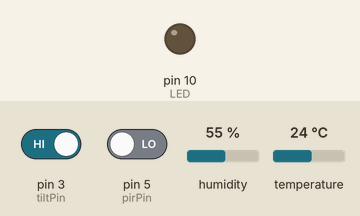
Bench run of a sketch on a simulated Arduino Uno, built with avr-gcc and run on an emulated ATmega328P. Shown: output pins drawn as LEDs (lit = HIGH). Inputs (shaded band) come from the test bench; at power-on: pin 3 (tiltPin) HIGH, pin 5 (pirPin) LOW, humidity 55 %, temperature 24 °C. No radio packets arrive unless stated; what the sketch prints to the serial monitor is not drawn.

Above: at 2.5 s.
Timing chart, 0 to 6.6 s (numbered marks = the images above):
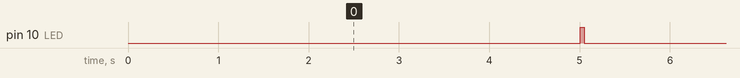

The sketch:

TRANSMITTER_MAIN_PROJECT_CODE_THAT_WAS_UPLOADED_8_12_2020.ino
```cpp
//Call your library below so you can use the library function./
//____________________________________________________________
#include <dht11.h>                                            /////                                        /////
#include "Arduino.h"                                         /////
#include <SPI.h>                                            /////
#include <RF24.h>                                           ////
//__________________________________________________________///

//___________________ This is just the way the RF24 library works:__________________________________
// Hardware configuration: Set up nRF24L01 radio on SPI bus (pins 10, 11, 12, 13) plus pins 7 & 8
RF24 radio(7, 8);
dht11 DHT11;
//__________________________________________________________________________________________________

//_______________________________Machine state parameters___________________________________________
int ledState = LOW;
unsigned long previousMillis= 0; // will store the last time the LED was updated.
long onTime = 20; // millisecons of ON-Time'
long offTime = 5000; // milliseconds of OFF-Time'

int NRFstate1 = LOW;
unsigned long previousMillis1= 0; // will store the last time the LED was updated.
long onTime1 = 40; // millisecons of ON-Time'
long offTime1 = 40; // milliseconds of OFF-Time'
//_____________________________________________________________________________________________________________

// ________________________COMPONENT PIN CONNECTION TO THE ARDUINO_____________________________________________

#define DHT11PIN 4 // connect the DHT pin to digital Pin 4
#define tiltPin 3
#define  LED 10
#define pirPin 5
//_____________________________________________________________________________________________________________

int PIR;
int TILT;
//____________________________________________________________________________________________________________

// ________________________create the pipe node for the connection of two or more arduino's___________________

byte addresses[][6] = {"0Node", "1Node", "2Node", "3Node", "4Node", "5Node"};
//____________________________________________________________________________________________________________

////Concatinate your data as a single packet____++++++++++____________________________________________________
struct package{
  int id = 3;
  float temperature = 0.00;
  float humidity = 0.00;
  int TiltStatus = 0;
  int PIRstatus = 0;
};
  typedef struct package Package;
Package data;
//__________________________________________________+++____________________________________________________
// -----------------------------------------------------------------------------
// SETUP   SETUP   SETUP   SETUP   SETUP   SETUP   SETUP   SETUP   SETUP
// -----------------------------------------------------------------------------
void setup() {

  //_________________PIN mode (output or input) for different components plugged into the Ardiuno I/O pin.__________________
  pinMode(tiltPin, INPUT);
  pinMode(LED, OUTPUT);
  pinMode(pirPin, INPUT);
//_________________________________________________________________________________________________________________________

  Serial.begin(9600);
  Serial.println("THIS IS THE TRANSMITTER CODE - YOU NEED THE OTHER ARDIUNO TO SEND BACK A RESPONSE");
//_________________________________NRF24L01____________________________________________________________________________
  // Initiate the radio object
  radio.begin();

  // Set the transmit power to lowest available to prevent power supply related issues
  radio.setPALevel(RF24_PA_MIN);

  // Set the speed of the transmission to the quickest available
  radio.setDataRate(RF24_2MBPS);

  // Use a channel unlikely to be used by Wifi, Microwave ovens etc
  radio.setChannel(124);

  // Open a writing and reading pipe on each radio, with opposite addresses(it was numbered from 0 to 5 for the 6 whole
  radio.openWritingPipe(addresses[3]);

  // Ensure we have stopped listening (even if we're not) or we won't be able to transmit
  radio.stopListening();
 //______________________________________________________________________________________________________________________

}

// -----------------------------------------------------------------------------------------------------------------
// LOOP     LOOP     LOOP     LOOP     LOOP     LOOP     LOOP     LOOP     LOOP   LOOP     LOOP     LOOP     LOOP
// -----------------------------------------------------------------------------------------------------------------

void loop() {
//*****************************************************************************************************************
//____________________________________Put Codes To Run Repeatedly here_____________________________________________
//*****************************************************************************************************************

//____________________________________Status LED Blinking Setup____________________________________________________
   unsigned long currentMillis = millis();
  if((ledState == HIGH) && (currentMillis - previousMillis >=onTime))
  {
    ledState = LOW;  // Turn it off
    previousMillis = currentMillis;  // Remember the time
    digitalWrite(LED, ledState);  // Update the actual LED
  }
  else if ((ledState == LOW) && (currentMillis - previousMillis >= offTime))
  {
    ledState = HIGH;  // turn it on
    previousMillis = currentMillis;   // Remember the time
    digitalWrite(LED, ledState);    // Update the actual LED2
  }
//____________________________________________________________________________________________________________________

 //________________Setting up the DHT11 data for transmission______________________________________
int chk = DHT11.read(DHT11PIN);
data.temperature = DHT11.temperature;
data.humidity = DHT11.humidity;
//_________________________________________________________________________________________________

//______________________________________Setting up the Tilt sensor for transmisssion________________________________________
   TILT = digitalRead(tiltPin);
  if (TILT==LOW)
{
  data.TiltStatus=0;

     }
else
    data.TiltStatus =1;

//________________________________________________________________________________________________________________

//_____________________________________________Setting up the PIR sensor__________________________________________
 PIR = digitalRead(pirPin);
  if (PIR==HIGH)
  {
  data.PIRstatus = 1;
     }
     else
     data.PIRstatus = 0;
//__________________________________________________________________________________________________________________

//______________________________________Normal Tx time for after 500 milli seconds__________________________________
 unsigned long currentMillis1 = millis();
  if((NRFstate1 == HIGH) && (currentMillis1 - previousMillis1 >=onTime1))
  {
   NRFstate1 = LOW;  // Turn it off
   previousMillis1 = currentMillis1;  // Remember the time

  }
  else if ((NRFstate1 == LOW) && (currentMillis1 - previousMillis1 >= offTime1))
  {
    NRFstate1 = HIGH;  // turn it on
    previousMillis1 = currentMillis1;   // Remember the time
    //radio.write(&data, sizeof(data));
    radio.write(&data, sizeof(data));
  }
 // __________________________________________________________________________________________________________________

  // Did we manage to SUCCESSFULLY transmit that (by getting an acknowledgement back from the other Arduino)?
  // Even we didn't we'll continue with the sketch, you never know, the radio fairies may help us
  //if (!radio.write( &data, sizeof(data) )) {
    Serial.println("Transmitting");
    Serial.println ((float)data.humidity, 2);
    Serial.println ((float)data.temperature, 2);
    Serial.print("TILT ");
    Serial.print (data.TiltStatus);
    Serial.print("\n");
    Serial.print("PIR ");
    Serial.print (data.PIRstatus);
    Serial.print("\n");
  //}
 //delay(100);
}
```

Measured:
- by itself, pin 10 (LED): alternates HIGH for 0.04 s and LOW for 5.0 s
